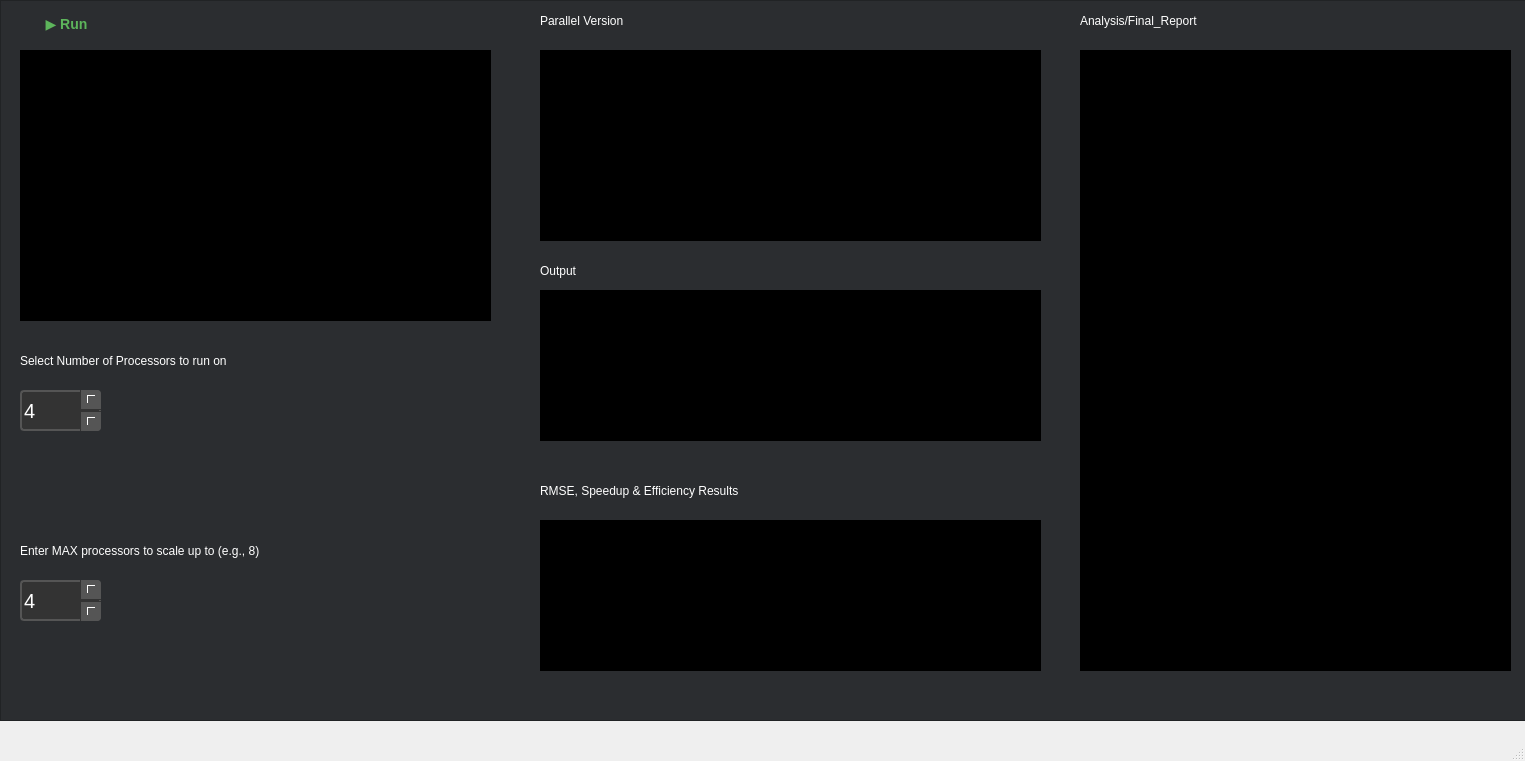
<?xml version="1.0" encoding="UTF-8"?>
<ui version="4.0">
 <class>MainWindow</class>
 <widget class="QMainWindow" name="MainWindow">
  <property name="geometry">
   <rect>
    <x>0</x>
    <y>0</y>
    <width>1525</width>
    <height>761</height>
   </rect>
  </property>
  <property name="windowTitle">
   <string>MainWindow</string>
  </property>
  <widget class="QWidget" name="centralwidget">
   <widget class="QFrame" name="frame">
    <property name="geometry">
     <rect>
      <x>0</x>
      <y>0</y>
      <width>1531</width>
      <height>721</height>
     </rect>
    </property>
    <property name="palette">
     <palette>
      <active>
       <colorrole role="Button">
        <brush brushstyle="SolidPattern">
         <color alpha="255">
          <red>43</red>
          <green>45</green>
          <blue>48</blue>
         </color>
        </brush>
       </colorrole>
       <colorrole role="Base">
        <brush brushstyle="SolidPattern">
         <color alpha="255">
          <red>43</red>
          <green>45</green>
          <blue>48</blue>
         </color>
        </brush>
       </colorrole>
       <colorrole role="Window">
        <brush brushstyle="SolidPattern">
         <color alpha="255">
          <red>43</red>
          <green>45</green>
          <blue>48</blue>
         </color>
        </brush>
       </colorrole>
      </active>
      <inactive>
       <colorrole role="Button">
        <brush brushstyle="SolidPattern">
         <color alpha="255">
          <red>43</red>
          <green>45</green>
          <blue>48</blue>
         </color>
        </brush>
       </colorrole>
       <colorrole role="Base">
        <brush brushstyle="SolidPattern">
         <color alpha="255">
          <red>43</red>
          <green>45</green>
          <blue>48</blue>
         </color>
        </brush>
       </colorrole>
       <colorrole role="Window">
        <brush brushstyle="SolidPattern">
         <color alpha="255">
          <red>43</red>
          <green>45</green>
          <blue>48</blue>
         </color>
        </brush>
       </colorrole>
      </inactive>
      <disabled>
       <colorrole role="Button">
        <brush brushstyle="SolidPattern">
         <color alpha="255">
          <red>43</red>
          <green>45</green>
          <blue>48</blue>
         </color>
        </brush>
       </colorrole>
       <colorrole role="Base">
        <brush brushstyle="SolidPattern">
         <color alpha="255">
          <red>43</red>
          <green>45</green>
          <blue>48</blue>
         </color>
        </brush>
       </colorrole>
       <colorrole role="Window">
        <brush brushstyle="SolidPattern">
         <color alpha="255">
          <red>43</red>
          <green>45</green>
          <blue>48</blue>
         </color>
        </brush>
       </colorrole>
      </disabled>
     </palette>
    </property>
    <property name="autoFillBackground">
     <bool>false</bool>
    </property>
    <property name="styleSheet">
     <string notr="true">
background-color: rgb(43, 45, 48);</string>
    </property>
    <property name="frameShape">
     <enum>QFrame::Shape::StyledPanel</enum>
    </property>
    <property name="frameShadow">
     <enum>QFrame::Shadow::Raised</enum>
    </property>
    <widget class="QTextEdit" name="inputCode">
     <property name="geometry">
      <rect>
       <x>20</x>
       <y>50</y>
       <width>471</width>
       <height>271</height>
      </rect>
     </property>
     <property name="font">
      <font>
       <family>Segoe UI</family>
       <pointsize>10</pointsize>
       <italic>false</italic>
       <bold>false</bold>
      </font>
     </property>
     <property name="autoFillBackground">
      <bool>false</bool>
     </property>
     <property name="styleSheet">
      <string notr="true">background-color: rgb(0, 0, 0);
font: 10pt &quot;Segoe UI&quot;;
color: rgb(255, 255, 255);</string>
     </property>
     <property name="html">
      <string>&lt;!DOCTYPE HTML PUBLIC &quot;-//W3C//DTD HTML 4.0//EN&quot; &quot;http://www.w3.org/TR/REC-html40/strict.dtd&quot;&gt;
&lt;html&gt;&lt;head&gt;&lt;meta name=&quot;qrichtext&quot; content=&quot;1&quot; /&gt;&lt;meta charset=&quot;utf-8&quot; /&gt;&lt;style type=&quot;text/css&quot;&gt;
p, li { white-space: pre-wrap; }
hr { height: 1px; border-width: 0; }
li.unchecked::marker { content: &quot;\2610&quot;; }
li.checked::marker { content: &quot;\2612&quot;; }
&lt;/style&gt;&lt;/head&gt;&lt;body style=&quot; font-family:'Segoe UI'; font-size:10pt; font-weight:400; font-style:normal;&quot;&gt;
&lt;p style=&quot;-qt-paragraph-type:empty; margin-top:0px; margin-bottom:0px; margin-left:0px; margin-right:0px; -qt-block-indent:0; text-indent:0px;&quot;&gt;&lt;br /&gt;&lt;/p&gt;&lt;/body&gt;&lt;/html&gt;</string>
     </property>
    </widget>
    <widget class="QLabel" name="label_2">
     <property name="geometry">
      <rect>
       <x>540</x>
       <y>10</y>
       <width>151</width>
       <height>21</height>
      </rect>
     </property>
     <property name="styleSheet">
      <string notr="true">color: rgb(255, 255, 255);
background-color: rgb(43, 45, 48);
font: 700 12pt &quot;Segoe UI&quot;;</string>
     </property>
     <property name="text">
      <string>Parallel Version</string>
     </property>
    </widget>
    <widget class="QLabel" name="label_3">
     <property name="geometry">
      <rect>
       <x>540</x>
       <y>260</y>
       <width>71</width>
       <height>21</height>
      </rect>
     </property>
     <property name="styleSheet">
      <string notr="true">color: rgb(255, 255, 255);
background-color: rgb(43, 45, 48);
font: 700 12pt &quot;Segoe UI&quot;;</string>
     </property>
     <property name="text">
      <string>Output</string>
     </property>
    </widget>
    <widget class="QTextEdit" name="parallelCode">
     <property name="geometry">
      <rect>
       <x>540</x>
       <y>50</y>
       <width>501</width>
       <height>191</height>
      </rect>
     </property>
     <property name="font">
      <font>
       <family>Segoe UI</family>
       <pointsize>10</pointsize>
       <italic>false</italic>
       <bold>false</bold>
      </font>
     </property>
     <property name="autoFillBackground">
      <bool>false</bool>
     </property>
     <property name="styleSheet">
      <string notr="true">background-color: rgb(0, 0, 0);
font: 10pt &quot;Segoe UI&quot;;
color: rgb(255, 255, 255);</string>
     </property>
     <property name="html">
      <string>&lt;!DOCTYPE HTML PUBLIC &quot;-//W3C//DTD HTML 4.0//EN&quot; &quot;http://www.w3.org/TR/REC-html40/strict.dtd&quot;&gt;
&lt;html&gt;&lt;head&gt;&lt;meta name=&quot;qrichtext&quot; content=&quot;1&quot; /&gt;&lt;meta charset=&quot;utf-8&quot; /&gt;&lt;style type=&quot;text/css&quot;&gt;
p, li { white-space: pre-wrap; }
hr { height: 1px; border-width: 0; }
li.unchecked::marker { content: &quot;\2610&quot;; }
li.checked::marker { content: &quot;\2612&quot;; }
&lt;/style&gt;&lt;/head&gt;&lt;body style=&quot; font-family:'Segoe UI'; font-size:10pt; font-weight:400; font-style:normal;&quot;&gt;
&lt;p style=&quot;-qt-paragraph-type:empty; margin-top:0px; margin-bottom:0px; margin-left:0px; margin-right:0px; -qt-block-indent:0; text-indent:0px;&quot;&gt;&lt;br /&gt;&lt;/p&gt;&lt;/body&gt;&lt;/html&gt;</string>
     </property>
    </widget>
    <widget class="QTextEdit" name="outputLog">
     <property name="geometry">
      <rect>
       <x>540</x>
       <y>290</y>
       <width>501</width>
       <height>151</height>
      </rect>
     </property>
     <property name="font">
      <font>
       <family>Segoe UI</family>
       <pointsize>10</pointsize>
       <italic>false</italic>
       <bold>false</bold>
      </font>
     </property>
     <property name="autoFillBackground">
      <bool>false</bool>
     </property>
     <property name="styleSheet">
      <string notr="true">background-color: rgb(0, 0, 0);
font: 10pt &quot;Segoe UI&quot;;
color: rgb(255, 255, 255);</string>
     </property>
     <property name="html">
      <string>&lt;!DOCTYPE HTML PUBLIC &quot;-//W3C//DTD HTML 4.0//EN&quot; &quot;http://www.w3.org/TR/REC-html40/strict.dtd&quot;&gt;
&lt;html&gt;&lt;head&gt;&lt;meta name=&quot;qrichtext&quot; content=&quot;1&quot; /&gt;&lt;meta charset=&quot;utf-8&quot; /&gt;&lt;style type=&quot;text/css&quot;&gt;
p, li { white-space: pre-wrap; }
hr { height: 1px; border-width: 0; }
li.unchecked::marker { content: &quot;\2610&quot;; }
li.checked::marker { content: &quot;\2612&quot;; }
&lt;/style&gt;&lt;/head&gt;&lt;body style=&quot; font-family:'Segoe UI'; font-size:10pt; font-weight:400; font-style:normal;&quot;&gt;
&lt;p style=&quot;-qt-paragraph-type:empty; margin-top:0px; margin-bottom:0px; margin-left:0px; margin-right:0px; -qt-block-indent:0; text-indent:0px;&quot;&gt;&lt;br /&gt;&lt;/p&gt;&lt;/body&gt;&lt;/html&gt;</string>
     </property>
    </widget>
    <widget class="QSpinBox" name="procCount">
     <property name="geometry">
      <rect>
       <x>20</x>
       <y>390</y>
       <width>81</width>
       <height>41</height>
      </rect>
     </property>
     <property name="font">
      <font>
       <pointsize>15</pointsize>
      </font>
     </property>
     <property name="styleSheet">
      <string notr="true">/* 1. Style the Main Box */
QSpinBox {
    color: white;
    background-color: #333333;   /* Dark background */
    border: 2px solid #555555;   /* Gray border */
    border-radius: 4px;          /* Rounded corners */
    padding-right: 20px;         /* Make room for the buttons on the right */
    selection-background-color: #0078d7;
}

/* 2. Style the UP Button */
QSpinBox::up-button {
    subcontrol-origin: border;
    subcontrol-position: top right; /* Pin to top-right */
    width: 20px;                    /* Width of the button */
    
    background: #555555;            /* Button Color */
    border-left: 1px solid #333333; /* Separator line */
    border-bottom: 1px solid #333333;
    border-top-right-radius: 4px;
}

/* 3. Style the DOWN Button */
QSpinBox::down-button {
    subcontrol-origin: border;
    subcontrol-position: bottom right; /* Pin to bottom-right */
    width: 20px;
    
    background: #555555;
    border-left: 1px solid #333333;
    border-top: 1px solid #333333;
    border-bottom-right-radius: 4px;
}

/* 4. Add Hover Effects (So you know it's clickable) */
QSpinBox::up-button:hover, QSpinBox::down-button:hover {
    background: #777777;
}

QSpinBox::up-button:pressed, QSpinBox::down-button:pressed {
    background: #999999;
}

/* 5. Force Arrows to be visible (Optional, depending on your system) */
QSpinBox::up-arrow, QSpinBox::down-arrow {
    width: 7px;
    height: 7px;
    background: none; 
    border-left: 1px solid white;  /* Draw a simple arrow using borders */
    border-top: 1px solid white;   /* (This creates a 'V' shape) */
}

QSpinBox::up-arrow { 
    image: none; 
    transform: rotate(-45deg);     /* Point up */
    margin-top: 1px;
}

QSpinBox::down-arrow { 
    image: none; 
    transform: rotate(135deg);     /* Point down */
    margin-bottom: 1px;
}</string>
     </property>
     <property name="minimum">
      <number>1</number>
     </property>
     <property name="value">
      <number>4</number>
     </property>
    </widget>
    <widget class="QLabel" name="label_5">
     <property name="geometry">
      <rect>
       <x>20</x>
       <y>350</y>
       <width>381</width>
       <height>21</height>
      </rect>
     </property>
     <property name="styleSheet">
      <string notr="true">color: rgb(255, 255, 255);
background-color: rgb(43, 45, 48);
font: 700 12pt &quot;Segoe UI&quot;;</string>
     </property>
     <property name="text">
      <string>Select Number of Processors to run on</string>
     </property>
    </widget>
    <widget class="QPushButton" name="runButton">
     <property name="geometry">
      <rect>
       <x>20</x>
       <y>10</y>
       <width>93</width>
       <height>29</height>
      </rect>
     </property>
     <property name="font">
      <font>
       <family>Segoe UI</family>
       <pointsize>-1</pointsize>
       <bold>true</bold>
      </font>
     </property>
     <property name="styleSheet">
      <string notr="true">QPushButton {
    /* VS Dark Gray Background */
    background-color: rgb(43, 45, 48);
    
    /* VS Green for the text/icon */
    color: #5db55b;  
    
    /* Subtle border to match the IDE look */
    border: rgb(43, 45, 48);
    border-radius: 2px;
    
    /* Spacing and Font */
    padding: 5px 15px;
    font-family: &quot;Segoe UI&quot;, sans-serif;
    font-size: 14px;
    font-weight: bold;
}

QPushButton:hover {
    /* Lighter gray when hovering */
    background-color: #3e3e40;
    border-color: #999999;
}

QPushButton:pressed {
    /* Darker or Blue-ish accent when clicked */
    background-color: #007acc;
    color: white;
    border-color: #007acc;
}</string>
     </property>
     <property name="text">
      <string>▶ Run</string>
     </property>
    </widget>
    <widget class="QLabel" name="label_8">
     <property name="geometry">
      <rect>
       <x>20</x>
       <y>540</y>
       <width>441</width>
       <height>21</height>
      </rect>
     </property>
     <property name="styleSheet">
      <string notr="true">color: rgb(255, 255, 255);
background-color: rgb(43, 45, 48);
font: 700 12pt &quot;Segoe UI&quot;;</string>
     </property>
     <property name="text">
      <string>Enter MAX processors to scale up to (e.g., 8)</string>
     </property>
    </widget>
    <widget class="QSpinBox" name="procCount_3">
     <property name="geometry">
      <rect>
       <x>20</x>
       <y>580</y>
       <width>81</width>
       <height>41</height>
      </rect>
     </property>
     <property name="font">
      <font>
       <pointsize>15</pointsize>
      </font>
     </property>
     <property name="styleSheet">
      <string notr="true">/* 1. Style the Main Box */
QSpinBox {
    color: white;
    background-color: #333333;   /* Dark background */
    border: 2px solid #555555;   /* Gray border */
    border-radius: 4px;          /* Rounded corners */
    padding-right: 20px;         /* Make room for the buttons on the right */
    selection-background-color: #0078d7;
}

/* 2. Style the UP Button */
QSpinBox::up-button {
    subcontrol-origin: border;
    subcontrol-position: top right; /* Pin to top-right */
    width: 20px;                    /* Width of the button */
    
    background: #555555;            /* Button Color */
    border-left: 1px solid #333333; /* Separator line */
    border-bottom: 1px solid #333333;
    border-top-right-radius: 4px;
}

/* 3. Style the DOWN Button */
QSpinBox::down-button {
    subcontrol-origin: border;
    subcontrol-position: bottom right; /* Pin to bottom-right */
    width: 20px;
    
    background: #555555;
    border-left: 1px solid #333333;
    border-top: 1px solid #333333;
    border-bottom-right-radius: 4px;
}

/* 4. Add Hover Effects (So you know it's clickable) */
QSpinBox::up-button:hover, QSpinBox::down-button:hover {
    background: #777777;
}

QSpinBox::up-button:pressed, QSpinBox::down-button:pressed {
    background: #999999;
}

/* 5. Force Arrows to be visible (Optional, depending on your system) */
QSpinBox::up-arrow, QSpinBox::down-arrow {
    width: 7px;
    height: 7px;
    background: none; 
    border-left: 1px solid white;  /* Draw a simple arrow using borders */
    border-top: 1px solid white;   /* (This creates a 'V' shape) */
}

QSpinBox::up-arrow { 
    image: none; 
    transform: rotate(-45deg);     /* Point up */
    margin-top: 1px;
}

QSpinBox::down-arrow { 
    image: none; 
    transform: rotate(135deg);     /* Point down */
    margin-bottom: 1px;
}</string>
     </property>
     <property name="minimum">
      <number>1</number>
     </property>
     <property name="value">
      <number>4</number>
     </property>
    </widget>
    <widget class="QTextEdit" name="outputLog_3">
     <property name="geometry">
      <rect>
       <x>540</x>
       <y>520</y>
       <width>501</width>
       <height>151</height>
      </rect>
     </property>
     <property name="font">
      <font>
       <family>Segoe UI</family>
       <pointsize>10</pointsize>
       <italic>false</italic>
       <bold>false</bold>
      </font>
     </property>
     <property name="autoFillBackground">
      <bool>false</bool>
     </property>
     <property name="styleSheet">
      <string notr="true">background-color: rgb(0, 0, 0);
font: 10pt &quot;Segoe UI&quot;;
color: rgb(255, 255, 255);</string>
     </property>
     <property name="html">
      <string>&lt;!DOCTYPE HTML PUBLIC &quot;-//W3C//DTD HTML 4.0//EN&quot; &quot;http://www.w3.org/TR/REC-html40/strict.dtd&quot;&gt;
&lt;html&gt;&lt;head&gt;&lt;meta name=&quot;qrichtext&quot; content=&quot;1&quot; /&gt;&lt;meta charset=&quot;utf-8&quot; /&gt;&lt;style type=&quot;text/css&quot;&gt;
p, li { white-space: pre-wrap; }
hr { height: 1px; border-width: 0; }
li.unchecked::marker { content: &quot;\2610&quot;; }
li.checked::marker { content: &quot;\2612&quot;; }
&lt;/style&gt;&lt;/head&gt;&lt;body style=&quot; font-family:'Segoe UI'; font-size:10pt; font-weight:400; font-style:normal;&quot;&gt;
&lt;p style=&quot;-qt-paragraph-type:empty; margin-top:0px; margin-bottom:0px; margin-left:0px; margin-right:0px; -qt-block-indent:0; text-indent:0px;&quot;&gt;&lt;br /&gt;&lt;/p&gt;&lt;/body&gt;&lt;/html&gt;</string>
     </property>
    </widget>
    <widget class="QLabel" name="label_9">
     <property name="geometry">
      <rect>
       <x>540</x>
       <y>480</y>
       <width>371</width>
       <height>21</height>
      </rect>
     </property>
     <property name="styleSheet">
      <string notr="true">color: rgb(255, 255, 255);
background-color: rgb(43, 45, 48);
font: 700 12pt &quot;Segoe UI&quot;;</string>
     </property>
     <property name="text">
      <string>RMSE, Speedup &amp; Efficiency Results</string>
     </property>
    </widget>
    <widget class="QTextEdit" name="outputLog_4">
     <property name="geometry">
      <rect>
       <x>1080</x>
       <y>50</y>
       <width>431</width>
       <height>621</height>
      </rect>
     </property>
     <property name="font">
      <font>
       <family>Segoe UI</family>
       <pointsize>10</pointsize>
       <italic>false</italic>
       <bold>false</bold>
      </font>
     </property>
     <property name="autoFillBackground">
      <bool>false</bool>
     </property>
     <property name="styleSheet">
      <string notr="true">background-color: rgb(0, 0, 0);
font: 10pt &quot;Segoe UI&quot;;
color: rgb(255, 255, 255);</string>
     </property>
     <property name="html">
      <string>&lt;!DOCTYPE HTML PUBLIC &quot;-//W3C//DTD HTML 4.0//EN&quot; &quot;http://www.w3.org/TR/REC-html40/strict.dtd&quot;&gt;
&lt;html&gt;&lt;head&gt;&lt;meta name=&quot;qrichtext&quot; content=&quot;1&quot; /&gt;&lt;meta charset=&quot;utf-8&quot; /&gt;&lt;style type=&quot;text/css&quot;&gt;
p, li { white-space: pre-wrap; }
hr { height: 1px; border-width: 0; }
li.unchecked::marker { content: &quot;\2610&quot;; }
li.checked::marker { content: &quot;\2612&quot;; }
&lt;/style&gt;&lt;/head&gt;&lt;body style=&quot; font-family:'Segoe UI'; font-size:10pt; font-weight:400; font-style:normal;&quot;&gt;
&lt;p style=&quot;-qt-paragraph-type:empty; margin-top:0px; margin-bottom:0px; margin-left:0px; margin-right:0px; -qt-block-indent:0; text-indent:0px;&quot;&gt;&lt;br /&gt;&lt;/p&gt;&lt;/body&gt;&lt;/html&gt;</string>
     </property>
    </widget>
    <widget class="QLabel" name="label_10">
     <property name="geometry">
      <rect>
       <x>1080</x>
       <y>10</y>
       <width>211</width>
       <height>21</height>
      </rect>
     </property>
     <property name="styleSheet">
      <string notr="true">color: rgb(255, 255, 255);
background-color: rgb(43, 45, 48);
font: 700 12pt &quot;Segoe UI&quot;;</string>
     </property>
     <property name="text">
      <string>Analysis/Final_Report</string>
     </property>
    </widget>
   </widget>
  </widget>
  <widget class="QMenuBar" name="menubar">
   <property name="geometry">
    <rect>
     <x>0</x>
     <y>0</y>
     <width>1525</width>
     <height>26</height>
    </rect>
   </property>
  </widget>
  <widget class="QStatusBar" name="statusbar"/>
 </widget>
 <resources/>
 <connections/>
</ui>
